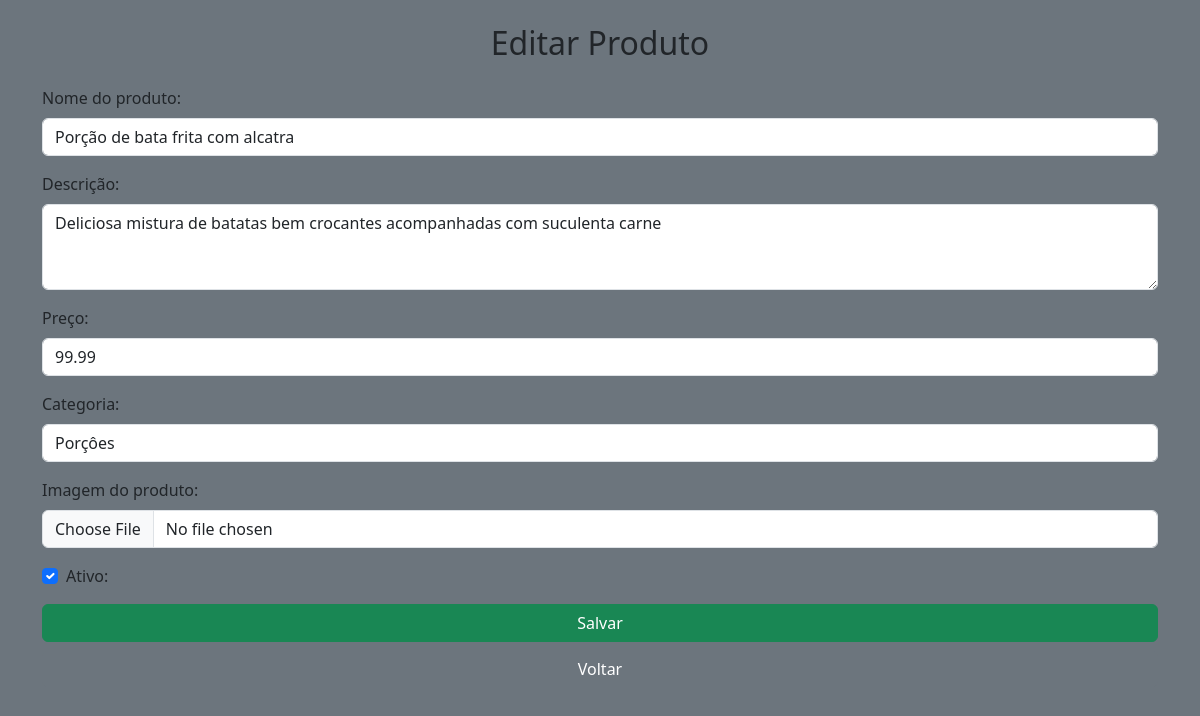
The page /produto/2/editar (signed in) on the database as committed earlier.
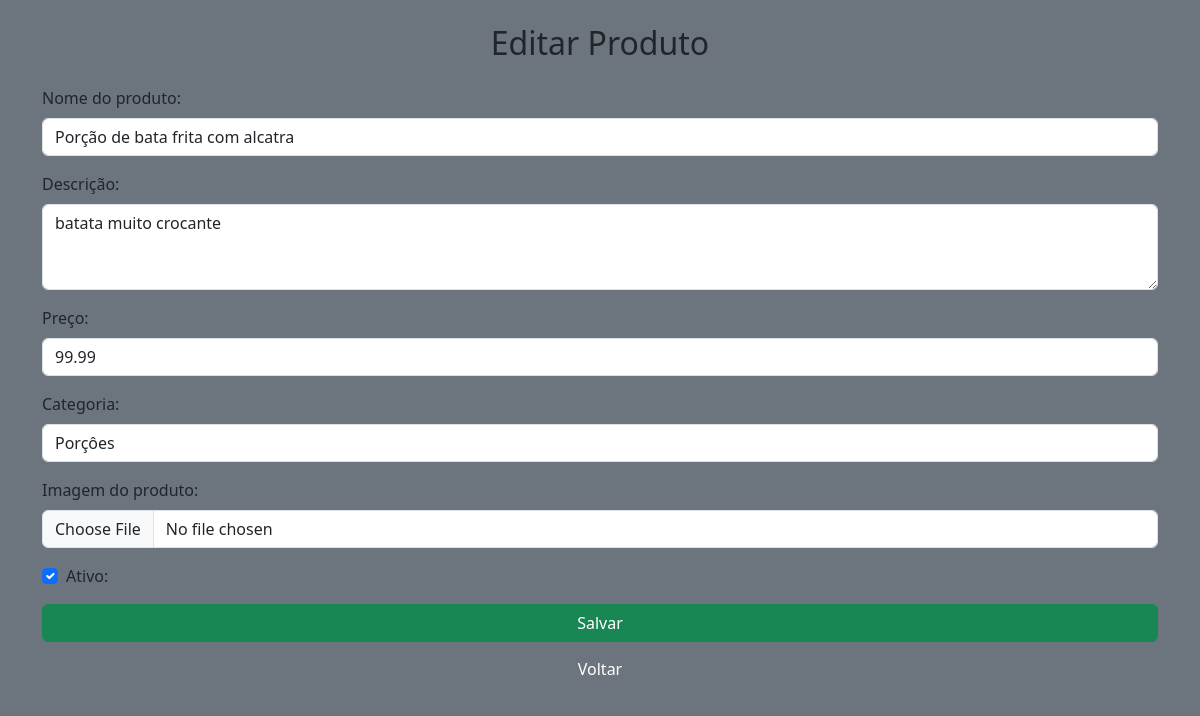
The same page on the database as committed later.
### estudo/models.py (models this page shows)
class Produto(db.Model):
    id = db.Column(db.Integer, primary_key=True)
    nome = db.Column(db.String(120), nullable=True)
    descricao = db.Column(db.Text, nullable=True)
    preco = db.Column(db.Float, nullable=True)
    categoria = db.Column(db.String(80), nullable=True)
    ativo = db.Column(db.Boolean, default=True)
    imagem = db.Column(db.String(200), nullable=True)
    loja_id = db.Column(db.Integer, db.ForeignKey('user.id'), nullable=False)
    loja = db.relationship('User', backref='produtos')

### estudo/routes.py (the view, shortened to what this page needs)
@app.route('/produto/<int:id>/editar', methods=['GET', 'POST'])
@login_required
def produto_editar(id):
    produto = Produto.query.filter_by(
        id=id,
        loja_id=current_user.id
    ).first_or_404()
    form = ProdutoForm()
    if request.method == 'GET':
        form.nome.data = produto.nome
        form.descricao.data = produto.descricao
        form.preco.data = produto.preco
        form.categoria.data = produto.categoria
        form.ativo.data = produto.ativo
    return render_template(
        'produto_form.html',
        form=form,
        titulo="Editar Produto"
    )

### estudo/forms.py
class ProdutoForm(FlaskForm):
    nome = StringField('Nome do produto:', validators=[DataRequired()])
    descricao = TextAreaField('Descrição:')
    preco = DecimalField('Preço:', validators=[DataRequired()])
    categoria = StringField('Categoria:')
    ativo = BooleanField('Ativo:')
    imagem = FileField('Imagem do produto:', validators=[
        FileAllowed(['jpg', 'jpeg', 'png', 'webp'], 'Ápenas imagens são permitidas!')])
    submit = SubmitField('Salvar')

### estudo/__init__.py (called while the page is built)
@login_manager.user_loader
def load_user(user_key):
    if ":" not in user_key:
        return None
    tipo, user_id = user_key.split(":")
    if tipo == "user":
        return User.query.get(int(user_id))
    elif tipo == "store":
        return Store.query.get(int(user_id))
    return None

@app.context_processor
def inject_user_type():
    tipo = None
    if current_user.is_authenticated:
        user_cookie = session.get('_user_id', '')
        if ':' in user_cookie:
            tipo = user_cookie.split(':')[0]
    return dict(tipo_usuario=tipo)

### estudo/templates/produto_form.html (shortened to what this page needs)
{% extends "base.html" %}
{% block base %}
<div class="container mt-4">
    <h2 class="mb-4 text-center">
        {% if form.nome.data %}Editar Produto{% else %}Novo Produto{% endif %}
    </h2>
    <form method="POST" enctype="multipart/form-data">
        <div class="mb-3">
            {{ form.nome.label(class="form-label") }}
            {{ form.nome(class="form-control", placeholder="Nome do produto") }}
        </div>
        <div class="mb-3">
            {{ form.descricao.label(class="form-label") }}
            {{ form.descricao(class="form-control", placeholder="Descrição do produto", rows="3") }}
        </div>
        <div class="mb-3">
            {{ form.preco.label(class="form-label") }}
            {{ form.preco(class="form-control", placeholder="0.00") }}
        </div>
        <div class="mb-3">
            {{ form.categoria.label(class="form-label") }}
            {{ form.categoria(class="form-control", placeholder="Ex: Hambúrguer") }}
        </div>
        <div class="mb-3">
            {{ form.imagem.label(class="form-label") }}
            {{ form.imagem(class="form-control") }}
        </div>
        <div class="form-check mb-3">
            {{ form.ativo(class="form-check-input") }}
            {{ form.ativo.label(class="form-check-label") }}
        </div>
        <button type="submit" class="btn btn-success w-100">
            Salvar
        </button>
        <a href="{{ url_for('produtos_lista') }}" class="btn btn-secondary w-100 mt-2">
            Voltar
        </a>
    </form>
</div>
{% endblock %}

Rows that differ between the two databases and show on the page:
changed Produto "Porção de bata frita com alcatra": descricao "Deliciosa mistura de batatas bem crocantes acompanhadas com suculenta carne" → "batata muito crocante"
